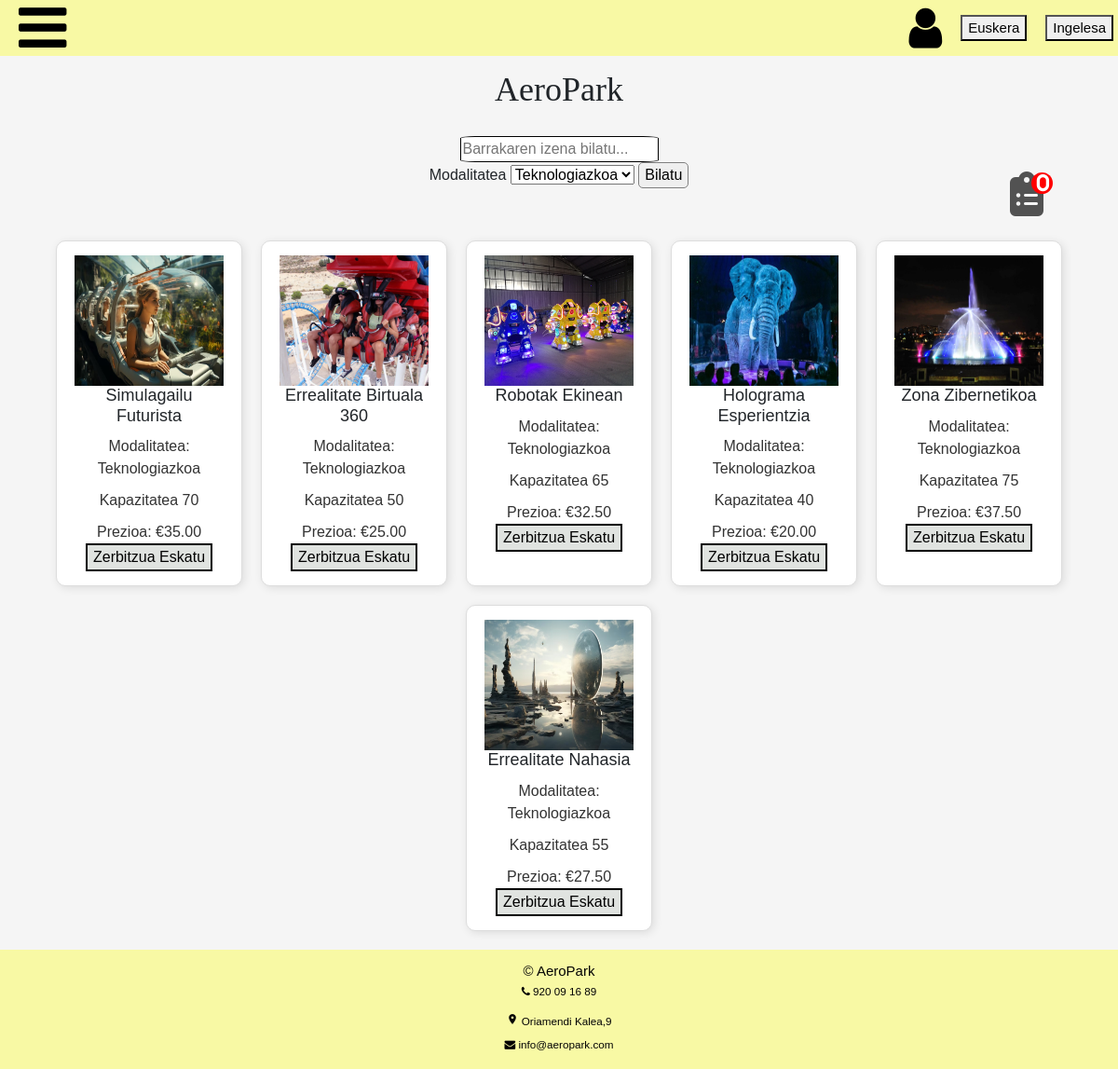
Screenshot of /web/zerbitzuOrria/zerbitzuOrria.php?modalitatea=Teknologiazkoa with the database file from the repository.
### tables this page shows
CREATE TABLE `barraka` (
  `idBarraka` int NOT NULL AUTO_INCREMENT,
  `izena` varchar(45) NOT NULL,
  `modalitatea` enum('Mekanizatua','Uretakoa','Teknologiazkoa','Beldurrezkoa','Ikuskizunezkoa') NOT NULL,
  `kapazitatea` int NOT NULL,
  `prezioa` double NOT NULL,
  `irudia` varchar(100) DEFAULT NULL,
  `Langilea_idLangilea` int NOT NULL,
  PRIMARY KEY (`idBarraka`),
  KEY `fk_Barraka_Langilea1_idx` (`Langilea_idLangilea`),
  CONSTRAINT `fk_Barraka_Langilea1` FOREIGN KEY (`Langilea_idLangilea`) REFERENCES `langilea` (`idLangilea`)
);

### web/zerbitzuOrria/zerbitzuOrria.php (the view, shortened to what this page needs)
<?php
 require_once("../header/header.php");
$conn = konexioaSortu();
require_once("../konfigurazioa/layoutTop.php");
$modalitatea = isset($_GET['modalitatea']) ? $conn->real_escape_string($_GET['modalitatea']) : '';
$bilatu = isset($_GET["izenaBilatu"]) ? htmlspecialchars($_GET["izenaBilatu"]) : '';
$sql = "SELECT izena, modalitatea, kapazitatea, prezioa, irudia FROM barraka";
if (!empty($modalitatea)) {
    $sql .= " WHERE modalitatea = '$modalitatea'";
}
$emaitza = $conn->query($sql);
?>
<html>
<head>
    <?php require_once("../head.php"); ?>
</head>
<body>
    <div class="content-osoa">
        <h1 id="enpresaIzena">AeroPark</h1>
        <form id="filtro" method="GET" action="zerbitzuOrria.php">
            <input type="text" name="izenaBilatu" placeholder="Barrakaren izena bilatu..." /><br>
            <label for="modalitatea">Modalitatea</label>
            <select id="modalitatea" name="modalitatea">
                <?php
                $modalitateasql = "SELECT DISTINCT modalitatea FROM barraka";
                $modalitateaResult = $conn->query($modalitateasql);
                while ($modalitateaRow = $modalitateaResult->fetch_assoc()) {
                    $selected = ($modalitatea == $modalitateaRow['modalitatea']) ? 'selected' : '';
                    echo "<option value='" . htmlspecialchars($modalitateaRow['modalitatea']) . "' $selected>" . htmlspecialchars($modalitateaRow['modalitatea']) . "</option>";
                }
                ?>
            </select>
            <button id="botoia" type="submit">Bilatu</button>
        </form>
        <div id="barrakaErreserba-ikonoa">
            <a href="barrakaErreserba.php">
                <i class="fa fa-clipboard-list" id="barrakaErreserba">
                    <span id="erreserba-kopurua">0</span>
                </i>
            </a>
        </div>
        <div id="zerbitzuak">
            <?php
            if ($emaitza->num_rows > 0) {
                while ($row = $emaitza->fetch_assoc()) {
                    if (strpos(strtolower($row["izena"]), strtolower($bilatu)) !== false) {
                        $barrakaIzena = $row["izena"];
                        $barrakaIrudi = "../CSS+Irudiak/BarrakaIrudiak/" . $row["irudia"];
                        echo "<div class='barraka'>";
                        echo "<img src='" . $barrakaIrudi . "' height='140px' width='160px' alt='" . htmlspecialchars($barrakaIzena) . "'>";
                        echo "<h3>" . htmlspecialchars($row["izena"]) . "</h3>";
                        echo "<p>Modalitatea: " . htmlspecialchars($row["modalitatea"]) . "</p>";
                        echo "<p>Kapazitatea " . htmlspecialchars($row["kapazitatea"]) . "</p>";
                        echo "<p>Prezioa: €" . number_format($row["prezioa"], 2) . "</p>";
                        echo "<button class='zerbitzuEskatu' data-izena='" . htmlspecialchars($row["izena"]) . "' data-prezioa='" . $row["prezioa"] . "'>Zerbitzua Eskatu</button>";
                        echo "</div>";
                    }
                }
            } else {
                echo "<p>Ez dago barrakarik.</p>";
            }
            ?>
        </div>
    </div>
    <?php require_once("../footer.php"); ?>
</body>
</html>

### web/header/header.css (style rules this page uses)
body { top: 0px !important; position: relative !important; }

### web/CSS+Irudiak/css.css (style rules this page uses)
body { font-family: Arial, Helvetica, sans-serif; margin: 0; display: grid; grid-template-rows: auto 1fr auto; min-height: 100vh; background-color: rgb(231, 228, 228); background-color: var(--mainColor); top: 0px !important; padding: 0; }
#enpresaIzena { text-align: center; font-family: Georgia, 'Times New Roman', Times, serif; font-size: 36px; margin-top: 15px; }
a { text-decoration: none; color: black; }
form { padding: 20px; }
input { border: 1px solid black; border-radius: 8%; }
label { font-size: 16px; }
.content-osoa { transform: translateY(0) !important; transition: none !important; }
#zerbitzuak { display: flex; flex-wrap: wrap; gap: 20px; padding: 20px; justify-content: center; }
.barraka { border: 1px solid #ddd; padding: 15px; border-radius: 10px; box-shadow: 2px 2px 10px rgba(0, 0, 0, 0.1); width: 200px; text-align: center; background: #fff; }
.barraka h3 { margin: 0; font-size: 18px; }
.barraka p { color: #333; font-size: 16px; margin: 10px 0 0; }
.zerbitzuEskatu { background-color: rgb(224, 227, 224); border: 2px solid black; }
#barrakaErreserba-ikonoa { position: fixed; top: 165px; right: 40px; font-size: 18px; }
#barrakaErreserba { color: rgb(82, 82, 82); cursor: pointer; font-size: 1.8em; }
#erreserba-kopurua { position: absolute; top: 0; left: 65%; background: red; color: white; font-size: 14px; font-weight: bold; border-radius: 50%; width: 18px; height: 18px; display: flex; justify-content: center; align-items: center; }
@media screen and (min-width: 480px) { #filtro { text-align: center; } }
@media screen and (min-width: 480px) { #botoia { border-radius: 5px; border: 1px solid grey; } }
@media screen and (min-width: 480px) { #barrakaErreserba-ikonoa { top: 125px; right: 80px; font-size: 24px; } }
@media screen and (min-width: 480px) { #barrakaErreserba { font-size: 2em; } }
@media screen and (min-width: 480px) { #erreserba-kopurua { font-size: 20px; border-radius: 50%; width: 23px; height: 23px; } }

### rows the page displays
barraka: irudia (picture), izena "Simulagailu Futurista", modalitatea "Teknologiazkoa", kapazitatea "70", prezioa "35.00"
barraka: irudia (picture), izena "Errealitate Birtuala 360", modalitatea "Teknologiazkoa", kapazitatea "50", prezioa "25.00"
barraka: irudia (picture), izena "Robotak Ekinean", modalitatea "Teknologiazkoa", kapazitatea "65", prezioa "32.50"
barraka: irudia (picture), izena "Holograma Esperientzia", modalitatea "Teknologiazkoa", kapazitatea "40", prezioa "20.00"
barraka: irudia (picture), izena "Zona Zibernetikoa", modalitatea "Teknologiazkoa", kapazitatea "75", prezioa "37.50"
barraka: irudia (picture), izena "Errealitate Nahasia", modalitatea "Teknologiazkoa", kapazitatea "55", prezioa "27.50"

### other values shown
form field modalitatea "Teknologiazkoa"
